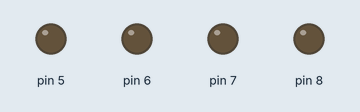
This sketch was run on a simulated Arduino Uno, built with avr-gcc and run on an emulated ATmega328P. Shown: output pins drawn as LEDs (lit = HIGH).

Above: at 0.5 s.
At 2.5 s:
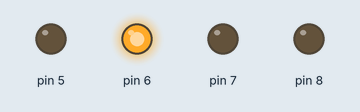
At 3.5 s:
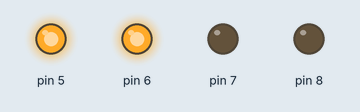
At 5.5 s:
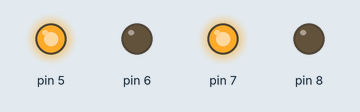
At 8.5 s:
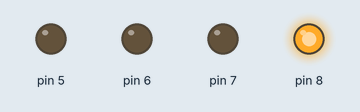
At 11.5 s:
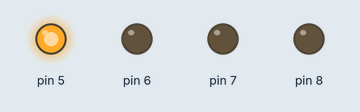
Timing chart, 0 to 13.0 s (numbered marks = the images above):
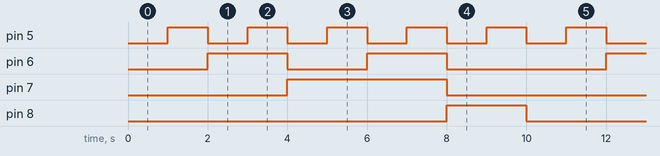

The sketch:

assign6_d_UP4.ino
```cpp
#include "Arduino.h"
#include "dlogic.c"
int A,B,C,Z,E,F,G,H;

void setup()
{
  pinMode(5,OUTPUT);
  pinMode(6,OUTPUT);
  pinMode(7,OUTPUT);
  pinMode(8,OUTPUT);

}

void loop()

{
   A=0;
  B=0;
  C=0;
  Z=0;
  for (int i=1;i<=10;i++)
 {


    E=dlogic(A);
    F=dlogic(B);
    G=dlogic(C);
    H=dlogic(Z);

    digitalWrite(5,H);
    digitalWrite(6,G);
    digitalWrite(7,F);
    digitalWrite(8,E);
    delay(1000);

      if(i%8==0)
  A=!A;
  if(i%4==0)
  B=!B;
  if(i%2==0)
  C=!C;
  Z=!Z;
  }
}
```

dlogic.c
```cpp
int dlogic (int D)
{
  int S,R,Q=0,NQ=1,CK=1;
  int s,r;
  S=D;
  R=!D;
  s=!(CK&&S);
  r=!(CK&&R);
  Q=!(s&&NQ);
  NQ=!(r&&Q);
  return Q;
}
```

jklogic.c
```cpp
int jklogic(int J,int K)
{
  int CK=1,Q=0,NQ=1,s,r;
  s=!(CK&&J&&NQ);
  r=!(CK&&K&&Q);
  Q=!(s&&NQ);
  NQ=!(r&&Q);
  return Q;
}
```

Measured:
- by itself, pin 5: alternates HIGH for 1.0 s and LOW for 1.0 s
- by itself, pin 6: repeats every 10.0 s: LOW 2.0 s, HIGH 2.0 s, LOW 4.0 s, HIGH 2.0 s
- by itself, pin 7: alternates HIGH for 4.0 s and LOW for 6.0 s
- by itself, pin 8: alternates HIGH for 2.0 s and LOW for 8.0 s
